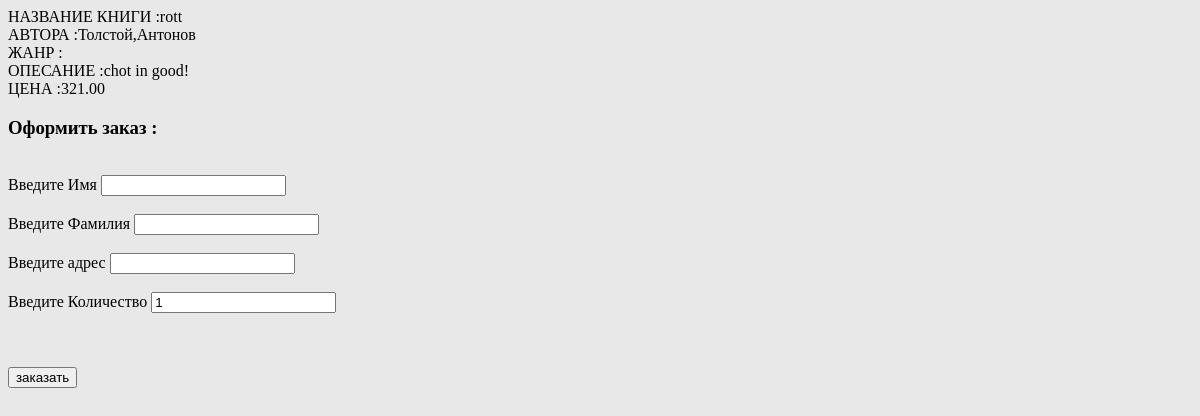
The app's page /index.php?c=index&a=view&id=2, older data.
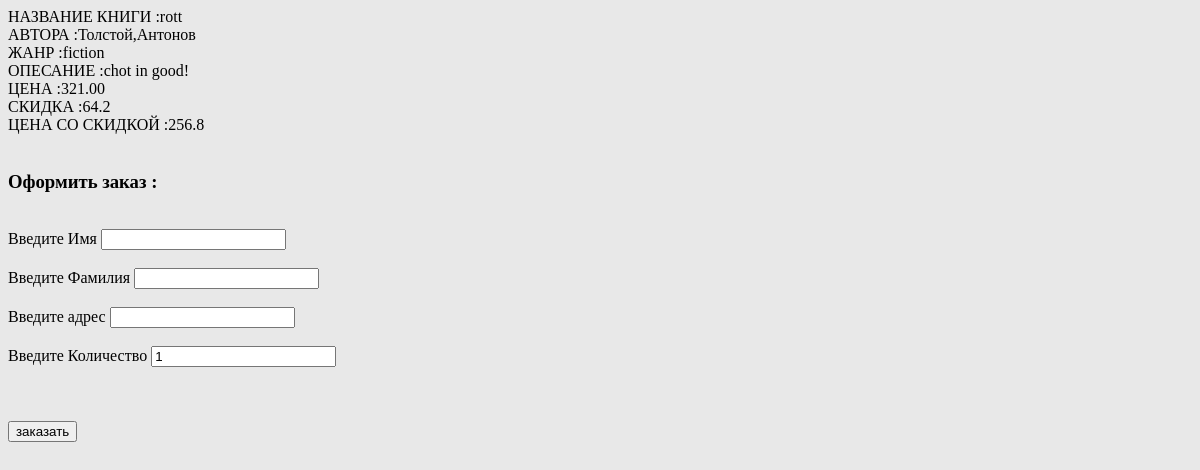
The same page, newer data.
### tables this page shows
CREATE TABLE `book` (
  `book_id` int(11) NOT NULL,
  `book_name` varchar(255) NOT NULL,
  `book_description` tinytext,
  `book_price` float(8,2) NOT NULL,
  `book_discount_id` int(11) NOT NULL
);

### index.php (called while the page is built, shortened)
<?php
include("config/config.php");
include("libraries/autoloader.php");
$app = new App($config);
$app->start();

### libraries/autoloader.php (called while the page is built, shortened)
<?php
if(!function_exists("LibLoader")){
    function LibLoader($class){
        $class = strtolower($class);
        $filePath = __DIR__."/".$class.".php";
    }
}
if(!function_exists("LibControllers")){
    function LibControllers($class){
        $class = ucfirst($class);
        $filePath = __DIR__."/../controllers/".$class.".php";
    }
}
if(!function_exists("LibModels")){
    function LibModels($class){
        $class = ucfirst($class);
        $filePath = __DIR__."/../models/".$class.".php";
    }
}

### models/Models.php (called while the page is built, shortened)
<?php
abstract class Models{
    protected $db;
    private static  $_models = [];
    public function __construct(){
        $this->db = App::$db;
    }
    public static function model($className = __CLASS__){
        if(isset(self::$_models[$className])){
            return self::$_models[$className];
        }else{
            self::$_models[$className] = new $className();
            return self::$_models[$className];
        }
    }
    public function find($id){
        $sql = "select * from ".$this->getTableName()." where ".$this->getTableName()."_id = ?";
        $sql = $this->db->prepare($sql);
        $sql->execute(array($id));
        $sqlResult = $sql->fetch(PDO::FETCH_ASSOC);
        if($sqlResult){
            return $this;
        }else{
            return null;
        }
    }
}

### models/Book.php (called while the page is built, shortened)
<?php
class Book extends Models{
    public function getTableName(){
        return "book";
    }
    public static function model($className = __CLASS__){
        return parent::model($className);
    }
}

### libraries/db_new.php (called while the page is built, shortened)
<?php
class db_new extends PDO{
	public function select($sql, $single = false){
		$result = $this->query($sql, PDO::FETCH_ASSOC);
                $rows = [];
		foreach ($result as $row) {
			$rows[] = $row;
		}
        return $rows;
	}
}

### views/index/view.php (the view, shortened to what this page needs)
<html>
    <head>
        <link href="style.css" rel="stylesheet">
    </head>
    <body>
       НАЗВАНИЕ КНИГИ :<?=$book['name'];?> <br>
       АВТОРА :<?php
        $count = 0;
       foreach ($author as $value) {
           if($count>0){
               echo ',';
           }
           $count++;
           echo $value;
       }
       ?> <br>
       ЖАНР :<?php
       foreach ($genre as $value) {
           echo $value;
       }
       ?> <br>
       ОПЕСАНИЕ :<?=$book['description'];?> <br>
       ЦЕНА :<?=$book['price'];?> <br>
       <?php if ($book['discountCost'] !=0){?>
       СКИДКА :<?=$book['discountCost'];?> <br>
       ЦЕНА СО СКИДКОЙ :<?=$book['price']-$book['discountCost'];?> <br><br>
       <?php } ?>
 <h3>Оформить заказ :</h3><br/>
	<form action="index.php?c=index&a=order&id=<?=$id?>" method="post">
            <?php
        foreach ($form as $k => $v) {
                echo '<label for = "'. $k .'"> Введите '. $v['lable'] .'</label> '
                . '<input type = "'. $v['type'] .'" name = "'. $k .'" id = "'. $k .'" value = "'. $v['value'].'">';
                echo '<br><br>';
        }
            ?>
		<br><br>
                <input type="submit" name="submit" value="заказать"><br>
	</form>

Row changes from the older to the newer data that the page shows:
changed book "rott": $book['price']-$book['discountCost'] (not shown) → "256.8"
Text that changed along with them:
$book['discountCost']: (not shown) → "64.2"
new list line: "fiction"
text now shown: "СКИДКА : ЦЕНА СО СКИДКОЙ :"
